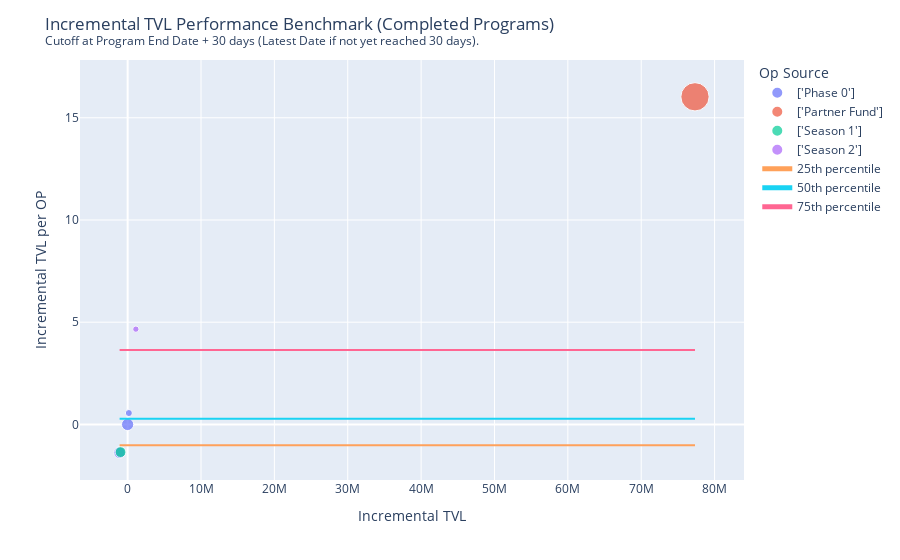

Notebook source saved alongside this figure:
### Code cell
layout_settings = {
    "title": "Incremental TVL Performance Benchmark (Completed Programs) <br><sup>Cutoff at Program End Date + 30 days (Latest Date if not yet reached 30 days).</sup>",
    "xaxis_title": "Incremental TVL",
    "yaxis_title": "Incremental TVL per OP",
    "legend_title": "Op Source",
}

df = cleanup_data(
    subset=[
        "op_deployed",
        "net_tvl_per_op",
        "cumul_last_price_net_dollar_flow",
        "incremental_txs_per_day_after",  # used for filtering completed programs only
    ]
)

plot_benchmark(
    df,
    x="cumul_last_price_net_dollar_flow",
    y="net_tvl_per_op",
    size="op_deployed",
    layout_settings=layout_settings,
)

### Figure 1 — Plotly figure (JSON) as saved in the notebook; plotly's stock layout.template omitted (floating-point values rounded to 4 significant figures)
{"data": [{"hovertemplate": "<b>%{hovertext}</b><br><br>op_source_map=['Phase 0']<br>cumul_last_price_net_dollar_flow=%{x}<br>net_tvl_per_op=%{y}<br>op_deployed=%{marker.size}<extra></extra>", "hovertext": ["Rubicon", "WePiggy", "Aelin"], "legendgroup": "['Phase 0']", "marker": {"color": "#636efa", "size": [793900.0, 300000.0, 900000.0], "sizemode": "area", "sizeref": 12060.0, "symbol": "circle"}, "mode": "markers", "name": "['Phase 0']", "orientation": "v", "showlegend": true, "type": "scatter", "x": [-1094000.0, 166800.0, -2778.0], "xaxis": "x", "y": [-1.378, 0.5559, -0.003086], "yaxis": "y"}, {"hovertemplate": "<b>%{hovertext}</b><br><br>op_source_map=['Partner Fund']<br>cumul_last_price_net_dollar_flow=%{x}<br>net_tvl_per_op=%{y}<br>op_deployed=%{marker.size}<extra></extra>", "hovertext": ["Aave"], "legendgroup": "['Partner Fund']", "marker": {"color": "#EF553B", "size": [4826000.0], "sizemode": "area", "sizeref": 12060.0, "symbol": "circle"}, "mode": "markers", "name": "['Partner Fund']", "orientation": "v", "showlegend": true, "type": "scatter", "x": [77330000.0], "xaxis": "x", "y": [16.02], "yaxis": "y"}, {"hovertemplate": "<b>%{hovertext}</b><br><br>op_source_map=['Season 1']<br>cumul_last_price_net_dollar_flow=%{x}<br>net_tvl_per_op=%{y}<br>op_deployed=%{marker.size}<extra></extra>", "hovertext": ["XToken"], "legendgroup": "['Season 1']", "marker": {"color": "#00cc96", "size": [709800.0], "sizemode": "area", "sizeref": 12060.0, "symbol": "circle"}, "mode": "markers", "name": "['Season 1']", "orientation": "v", "showlegend": true, "type": "scatter", "x": [-961300.0], "xaxis": "x", "y": [-1.354], "yaxis": "y"}, {"hovertemplate": "<b>%{hovertext}</b><br><br>op_source_map=['Season 2']<br>cumul_last_price_net_dollar_flow=%{x}<br>net_tvl_per_op=%{y}<br>op_deployed=%{marker.size}<extra></extra>", "hovertext": ["Revert Finance"], "legendgroup": "['Season 2']", "marker": {"color": "#ab63fa", "size": [240800.0], "sizemode": "area", "sizeref": 12060.0, "symbol": "circle"}, "mode": "markers", "name": "['Season 2']", "orientation": "v", "showlegend": true, "type": "scatter", "x": [1122000.0], "xaxis": "x", "y": [4.66], "yaxis": "y"}, {"mode": "lines", "name": "25th percentile", "type": "scatter", "x": [-1094000.0, 77330000.0], "y": [-1.016, -1.016]}, {"mode": "lines", "name": "50th percentile", "type": "scatter", "x": [-1094000.0, 77330000.0], "y": [0.2764, 0.2764]}, {"mode": "lines", "name": "75th percentile", "type": "scatter", "x": [-1094000.0, 77330000.0], "y": [3.634, 3.634]}], "layout": {"legend": {"itemsizing": "constant", "title": {"text": "Op Source"}, "tracegroupgap": 0}, "margin": {"t": 60}, "title": {"text": "Incremental TVL Performance Benchmark (Completed Programs) <br><sup>Cutoff at Program End Date + 30 days (Latest Date if not yet reached 30 days).</sup>"}, "xaxis": {"anchor": "y", "domain": [0, 1], "title": {"text": "Incremental TVL"}}, "yaxis": {"anchor": "x", "domain": [0, 1], "title": {"text": "Incremental TVL per OP"}}}}
